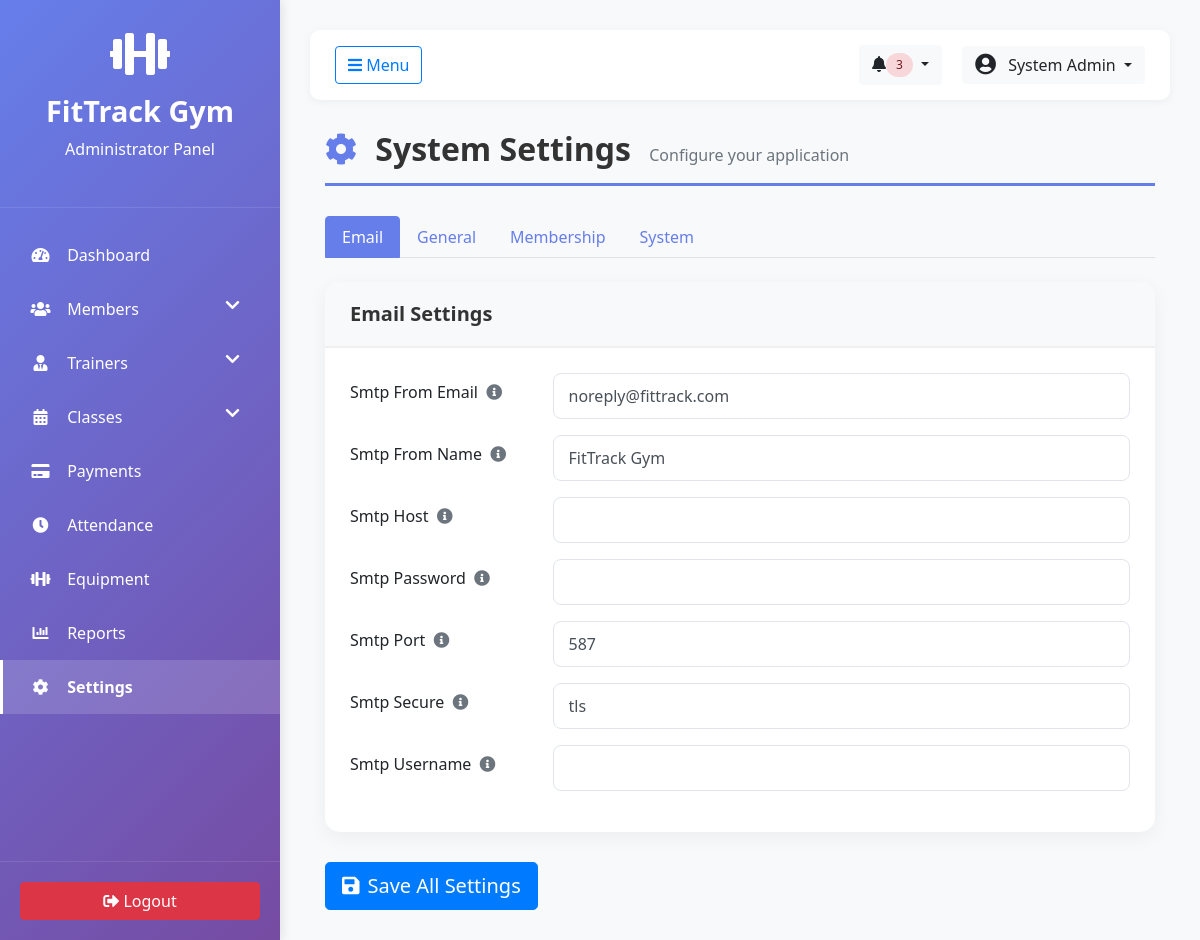
Screenshot of /admin/settings.php (signed in) with the database file from the repository.
### tables this page shows
CREATE TABLE IF NOT EXISTS settings (
    setting_key VARCHAR(100) PRIMARY KEY,
    setting_value TEXT,
    description TEXT,
    type ENUM('text', 'textarea', 'number', 'email', 'url', 'boolean') DEFAULT 'text',
    category VARCHAR(50) DEFAULT 'general',
    created_at TIMESTAMP DEFAULT CURRENT_TIMESTAMP,
    updated_at TIMESTAMP DEFAULT CURRENT_TIMESTAMP ON UPDATE CURRENT_TIMESTAMP
);

### includes/session.php (called while the page is built, shortened)
<?php
class Session {
    public static function userName() {
        return $_SESSION['full_name'] ?? 'Guest';
    }
}
?>

### admin/settings.php (the view, shortened to what this page needs)
<?php
$root_path = dirname(__DIR__);
require_once $root_path . '/includes/session.php';
require_once $root_path . '/includes/functions.php';
$table_exists = false;
try {
    $pdo->query("SELECT 1 FROM settings LIMIT 1");
    $table_exists = true;
} catch (Exception $e) {
}
$settings = [];
$categories = [];
if ($table_exists) {
    try {
        $stmt = $pdo->query("SELECT * FROM settings ORDER BY category, setting_key");
        while ($row = $stmt->fetch()) {
            $settings[$row['setting_key']] = $row;
            if (!in_array($row['category'], $categories)) {
                $categories[] = $row['category'];
            }
        }
    } catch (Exception $e) {
        $error = "Error loading settings: " . $e->getMessage();
    }
}
$user_name = Session::userName();
?>
<!DOCTYPE html>
<html lang="en">
<head>
    <link rel="stylesheet" href="https://stackpath.bootstrapcdn.com/bootstrap/4.5.2/css/bootstrap.min.css">
    <link rel="stylesheet" href="https://cdnjs.cloudflare.com/ajax/libs/font-awesome/5.15.4/css/all.min.css">
    <link rel="stylesheet" href="https://cdn.datatables.net/1.10.24/css/dataTables.bootstrap4.min.css">
</head>
<body>
    <div class="wrapper">
        <nav id="sidebar">
            <div class="sidebar-header">
                <i class="fas fa-dumbbell fa-3x mb-3"></i>
                <h3><?php echo APP_NAME; ?></h3>
                <p>Administrator Panel</p>
            </div>
            <ul class="list-unstyled components">
                <li><a href="dashboard.php"><i class="fas fa-tachometer-alt"></i> Dashboard</a></li>
                <li>
                    <a href="#membersSubmenu" data-toggle="collapse" aria-expanded="false">
                        <i class="fas fa-users"></i> Members <i class="fas fa-chevron-down float-right"></i>
                    </a>
                </li>
                <li>
                    <a href="#trainersSubmenu" data-toggle="collapse" aria-expanded="false">
                        <i class="fas fa-user-tie"></i> Trainers <i class="fas fa-chevron-down float-right"></i>
                    </a>
                </li>
                <li>
                    <a href="#classesSubmenu" data-toggle="collapse" aria-expanded="false">
                        <i class="fas fa-calendar-alt"></i> Classes <i class="fas fa-chevron-down float-right"></i>
                    </a>
                </li>
                <li><a href="payments/manage_payments.php"><i class="fas fa-credit-card"></i> Payments</a></li>
                <li><a href="attendance.php"><i class="fas fa-clock"></i> Attendance</a></li>
                <li><a href="equipment.php"><i class="fas fa-dumbbell"></i> Equipment</a></li>
                <li><a href="reports.php"><i class="fas fa-chart-bar"></i> Reports</a></li>
                <li class="active"><a href="settings.php"><i class="fas fa-cog"></i> Settings</a></li>
            </ul>
            <div class="sidebar-footer">
                <a href="#" onclick="confirmLogout(event)" class="btn btn-danger btn-block"><i class="fas fa-sign-out-alt"></i> Logout</a>
            </div>
        </nav>
        <div id="content">
            <nav class="navbar navbar-expand-lg navbar-custom">
                <button type="button" id="sidebarCollapse" class="btn btn-outline-primary">
                    <i class="fas fa-bars"></i> Menu
                </button>
                <div class="ml-auto">
                    <div class="dropdown d-inline-block">
                        <button class="btn btn-light dropdown-toggle" data-toggle="dropdown">
                            <i class="fas fa-bell"></i><span class="badge badge-danger badge-pill">3</span>
                        </button>
                    </div>
                    <div class="dropdown ml-3 d-inline-block">
                        <button class="btn btn-light dropdown-toggle" data-toggle="dropdown">
                            <i class="fas fa-user-circle fa-lg"></i>
                            <span class="ml-2"><?php echo htmlspecialchars($user_name); ?></span>
                        </button>
                    </div>
                </div>
            </nav>
            <div class="container-fluid">
                <div class="page-header">
                    <h1><i class="fas fa-cog"></i> System Settings <small>Configure your application</small></h1>
                </div>
                <?php if (!$table_exists): ?>
                    <div class="card">
                        <div class="card-body text-center py-5">
                            <i class="fas fa-database fa-4x text-muted mb-3"></i>
                            <h3>Settings Table Not Found</h3>
                            <p class="text-muted">The settings table needs to be created before you can configure your system.</p>
                            <form method="post">
                                <button type="submit" name="create_table" class="btn btn-primary btn-lg">
                                    <i class="fas fa-database mr-2"></i>Create Settings Table Now
                                </button>
                            </form>
                        </div>
                    </div>
                <?php else: ?>
                    <form method="post" action="">
                        <ul class="nav nav-tabs mb-4" id="settingsTabs" role="tablist">
                            <?php foreach ($categories as $index => $cat): ?>
                                <li class="nav-item">
                                    <a class="nav-link <?php echo $index === 0 ? 'active' : ''; ?>"
                                       id="<?php echo $cat; ?>-tab"
                                       data-toggle="tab"
                                       href="#<?php echo $cat; ?>"
                                       role="tab">
                                        <?php echo ucfirst($cat); ?>
                                    </a>
                                </li>
                            <?php endforeach; ?>
                        </ul>
                        <div class="tab-content">
                            <?php foreach ($categories as $index => $cat): ?>
                                <div class="tab-pane fade <?php echo $index === 0 ? 'show active' : ''; ?>"
                                     id="<?php echo $cat; ?>"
                                     role="tabpanel">
                                    <div class="card">
                                        <div class="card-header bg-light">
                                            <h5><?php echo ucfirst($cat); ?> Settings</h5>
                                        </div>
                                        <div class="card-body">
                                            <?php foreach ($settings as $key => $setting): ?>
                                                <?php if ($setting['category'] == $cat): ?>
                                                    <div class="form-group row">
                                                        <label for="setting_<?php echo $key; ?>" class="col-sm-3 col-form-label">
                                                            <?php echo htmlspecialchars(ucwords(str_replace('_', ' ', $key))); ?>
                                                            <?php if (!empty($setting['description'])): ?>
                                                                <i class="fas fa-info-circle text-muted ml-1"
                                                                   data-toggle="tooltip"
                                                                   title="<?php echo htmlspecialchars($setting['description']); ?>"></i>
                                                            <?php endif; ?>
                                                        </label>
                                                        <div class="col-sm-9">
                                                            <?php if ($setting['type'] == 'textarea'): ?>
                                                                <textarea class="form-control"
                                                                          id="setting_<?php echo $key; ?>"
                                                                          name="setting_<?php echo $key; ?>"
                                                                          rows="3"><?php echo htmlspecialchars($setting['setting_value']); ?></textarea>
                                                            <?php elseif ($setting['type'] == 'boolean'): ?>
                                                                <div class="form-check">
                                                                    <input class="form-check-input"
                                                                           type="checkbox"
                                                                           id="setting_<?php echo $key; ?>"
                                                                           name="setting_<?php echo $key; ?>"
                                                                           <?php echo $setting['setting_value'] ? 'checked' : ''; ?>>
                                                                    <label class="form-check-label" for="setting_<?php echo $key; ?>">
                                                                        Enabled
                                                                    </label>
                                                                </div>
                                                            <?php else: ?>
                                                                <input type="<?php echo $setting['type'] == 'number' ? 'number' : ($setting['type'] == 'email' ? 'email' : ($setting['type'] == 'url' ? 'url' : 'text')); ?>"
                                                                       class="form-control"
                                                                       id="setting_<?php echo $key; ?>"
                                                                       name="setting_<?php echo $key; ?>"
                                                                       value="<?php echo htmlspecialchars($setting['setting_value']); ?>"
                                                                       <?php echo $setting['type'] == 'number' ? 'step="any"' : ''; ?>>
                                                            <?php endif; ?>
                                                        </div>
                                                    </div>
                                                <?php endif; ?>
                                            <?php endforeach; ?>
                                        </div>
                                    </div>
                                </div>
                            <?php endforeach; ?>
                        </div>
                        <div class="mt-4">
                            <button type="submit" name="save_settings" class="btn btn-primary btn-lg">
                                <i class="fas fa-save mr-2"></i>Save All Settings
                            </button>
                        </div>
                    </form>
                <?php endif; ?>
            </div>
        </div>
    </div>
</body>
</html>

### admin/settings.php (style rules this page uses)
* { margin:0;padding:0;box-sizing:border-box }
body { font-family:'Segoe UI',sans-serif;background:#f8f9fa;overflow-x:hidden }
.wrapper { display:flex;width:100%;align-items:stretch;min-height:100vh }
#sidebar { min-width:280px;max-width:280px;background:linear-gradient(135deg,#667eea 0%,#764ba2 100%);color:#fff;transition:.3s;box-shadow:2px 0 10px rgba(0,0,0,0.1);position:relative;z-index:1000 }
#sidebar .sidebar-header { padding:30px 20px;text-align:center;border-bottom:1px solid rgba(255,255,255,0.1) }
#sidebar .sidebar-header h3 { font-size:1.8rem;font-weight:600 }
#sidebar ul.components { padding:20px 0 }
#sidebar ul li a { padding:15px 25px;font-size:1rem;display:block;color:#fff;text-decoration:none;transition:.3s;border-left:3px solid transparent }
#sidebar ul li.active>a { background:rgba(255,255,255,0.15);border-left-color:#fff;font-weight:600 }
#sidebar ul li a i { margin-right:10px;width:25px;text-align:center }
#sidebar .sidebar-footer { padding:20px;position:absolute;bottom:0;width:100%;border-top:1px solid rgba(255,255,255,0.1) }
#content { width:100%;padding:30px;min-height:100vh;transition:.3s;background:#f8f9fa }
.navbar-custom { background:#fff;box-shadow:0 2px 10px rgba(0,0,0,0.05);border-radius:10px;margin-bottom:30px;padding:15px 25px }
.page-header { padding-bottom:15px;margin:0 0 30px;border-bottom:3px solid #667eea }
.page-header h1 { font-size:2rem;font-weight:600;color:#333;margin:0 }
.page-header h1 i { color:#667eea;margin-right:10px }
.page-header small { font-size:1rem;color:#6c757d;margin-left:10px }
.card { border:none;border-radius:15px;box-shadow:0 5px 20px rgba(0,0,0,0.05);margin-bottom:30px }
.card-header { background:#fff;border-bottom:2px solid #f0f0f0;padding:20px 25px;border-radius:15px 15px 0 0!important }
.card-header h5 { margin:0;font-weight:600;color:#333 }
.card-body { padding:25px }
.badge { padding:6px 10px;border-radius:20px;font-weight:500;font-size:.75rem }
.badge-danger { background:#f8d7da;color:#721c24 }
.form-control { border-radius:8px;border:1px solid #e1e5eb;padding:10px 15px;height:auto }
.nav-tabs .nav-link.active { background-color:#667eea;color:#fff;border-color:#667eea }
.nav-tabs .nav-link { color:#667eea;font-weight:500 }

### rows the page displays
settings: type "Email", category "General"
settings: key "Smtp From Email", type+setting_value "noreply@fittrack.com"
settings: key "Smtp From Name", type+setting_value "FitTrack Gym"
settings: key "Smtp Host"
settings: key "Smtp Password"
settings: key "Smtp Port", type+setting_value "587"
settings: key "Smtp Secure", type+setting_value "tls"
settings: key "Smtp Username"

### other values shown
APP_NAME "FitTrack Gym"
$user_name "System Admin"
$cat "Membership"
$cat "System"
